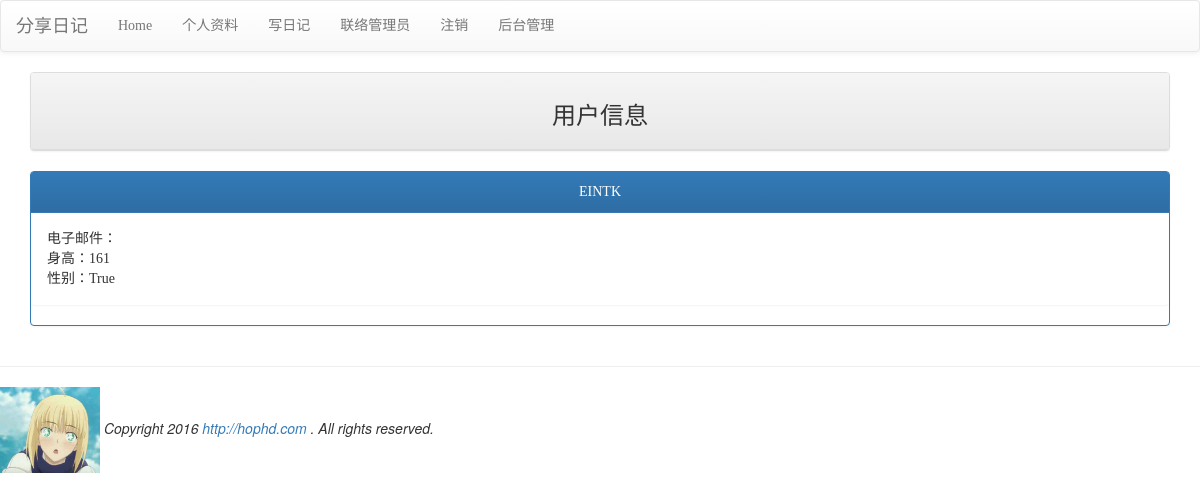
Page /userinfo/ (signed in) on the committed database.
### mysite/models.py (models this page shows, shortened)
class Profile(models.Model):
    user=models.OneToOneField(User,on_delete=models.CASCADE)
    height=models.PositiveIntegerField(default=160)
    male=models.BooleanField(default=False)
    website=models.URLField(null=True)

### mysite/views.py (the view)
# urls.py: url(r'^userinfo/',views.userinfo),
@login_required(login_url='/login/')
def userinfo(request):
    if request.user.is_authenticated():
        username=request.user.username
        try:
            user=User.objects.get(username=username)
            userinfo=models.Profile.objects.get(user=user)
        except:
            pass
    else:
        return redirect('/login/')
    template=get_template('userinfo.html')
    html=template.render(locals())
    return HttpResponse(html)

### templates/userinfo.html (shortened to what this page needs)
{% extends 'base.html' %}
{% block content %}
<div class="container">
    <div class="row">
        <div class="col-md-12">
            <div class="panel panel-default">
                <div class="panel-heading" align=center>
                    <h3>用户信息</h3>
                </div>
            </div>
        </div>
    </div>
    <div class="row">
        <div class="col-md-12">
            <div class="panel panel-primary">
                <div class="panel-heading" align=center>
                    {{userinfo.user.username | upper}}
                </div>
                <div class="panel panel-body">
                    电子邮件：{{userinfo.user.email}}<br/>
                    身高：{{userinfo.height}}<br/>
                    性别：{{userinfo.male | yesno:"男生，女生"}}
                </div>
            </div>
        </div>
    </div>
</div>
    {% endblock %}

### templates/base.html (style rules this page uses)
h1,h2,h3,h4,h5,p,div { font-family:微软雅黑; }

### rows in the picture
Profile: user.username "EINTK", height "161", male "True"
